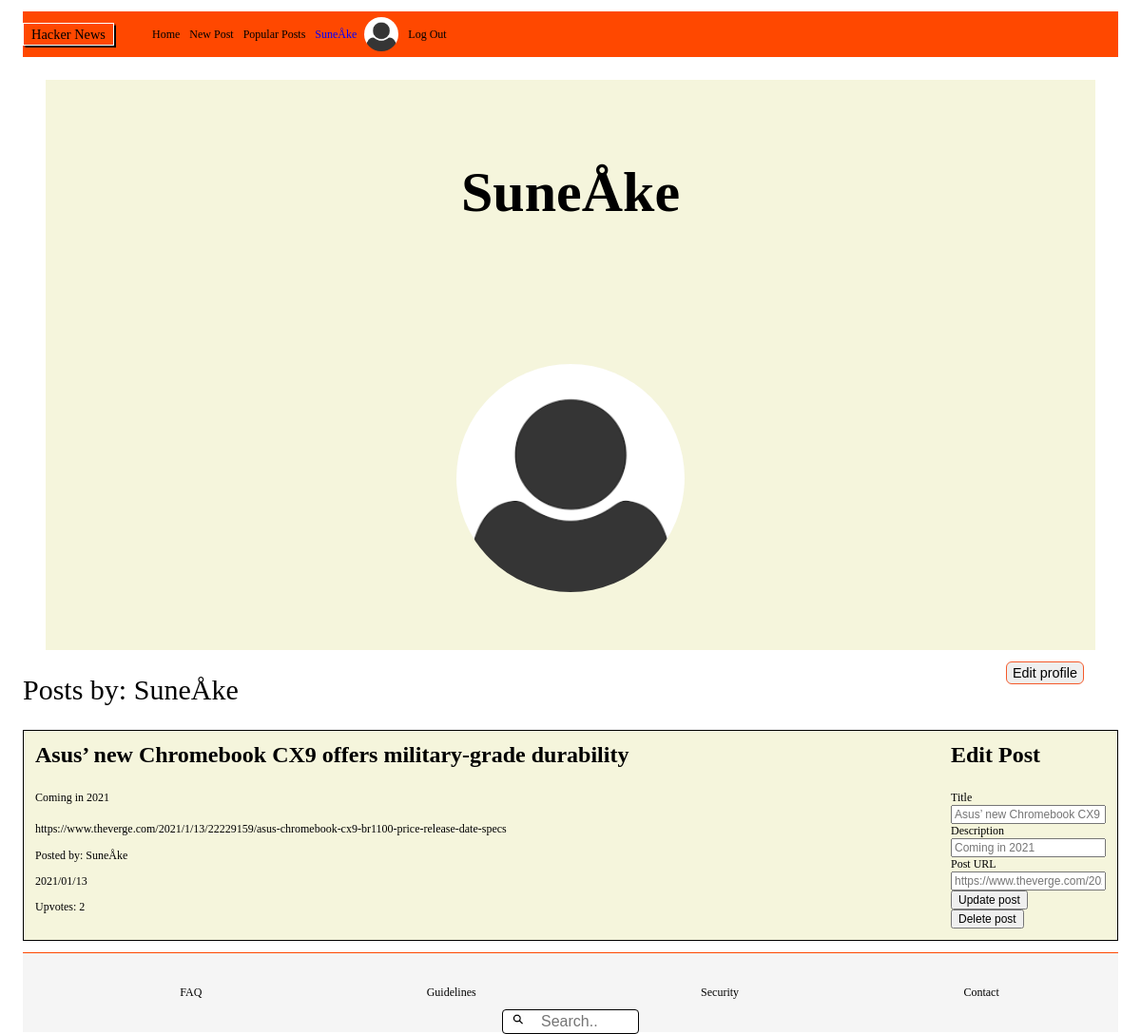
Screenshot of /profile.php?username=SuneÅke (signed in) with the database file from the repository.
### tables this page shows
CREATE TABLE Users (
	"id" integer PRIMARY KEY AUTOINCREMENT,
	username varchar,
	first_name string,
	last_name string,
	email varchar,
	password varchar,
	avatar varchar,
	biography string
);

CREATE TABLE Posts (
	id integer PRIMARY KEY AUTOINCREMENT,
	title string,
	description string,
	post_url varchar,
	post_date datetime,
	user_id varchar,
	user_username varchar
);

### web/functions/userFunction.php (called while the page is built, shortened)
<?php
function fetchUser($pdo, $username)
{
    $database = ("SELECT id, username, email, password, avatar, biography FROM Users WHERE username = :username");
    $statement = $pdo->prepare($database);
    $statement->BindParam(':username', $username, PDO::PARAM_STR);
    $statement->execute();
    $userProfile = $statement->fetch(PDO::FETCH_ASSOC);
    return $userProfile;
}

### web/functions/postsFunction.php (called while the page is built, shortened)
<?php
function getUserPosts($pdo, $profileId)
{
    $database = ("SELECT Posts.id, title, description, post_url, post_date, user_id FROM Posts
INNER JOIN Users
ON Posts.user_id = Users.id
WHERE Users.id = :id
ORDER BY Posts.id DESC");
    $statement = $pdo->prepare($database);
    $statement->BindParam(':id', $profileId, PDO::PARAM_INT);
    $statement->execute();
    $userPosts = $statement->fetchAll(PDO::FETCH_ASSOC);
    return $userPosts;
}

### web/functions/upvoteFunctions.php (called while the page is built, shortened)
<?php
function countUpvotes($pdo, $postId)
{
    $database = ('SELECT COUNT(*) FROM Likes WHERE post_id = :postId');
    $statement = $pdo->prepare($database);
    $statement->bindParam(':postId', $postId, PDO::PARAM_INT);
    $statement->execute();
    $upvotes = $statement->fetch(PDO::FETCH_ASSOC);
    return $upvotes['COUNT(*)'];
}

### profile.php (the view, shortened to what this page needs)
<?php require __DIR__ . '/homepage/header.php'; ?>
<?php require __DIR__ . '/homepage/navbar.php'; ?>
<?php if (isset($_GET['username'])) {
    $username = filter_var($_GET['username'], FILTER_SANITIZE_STRING);
    $userProfile = fetchUser($pdo, $username);
    $profileId = $userProfile['id'];
    $userPosts = getUserPosts($pdo, $profileId);
} ?>
<article class="profile_container">
    <div class="profile_page">
        <div class="profile_image">
            <h1 class="profile_username"><?php echo $userProfile['username']; ?> </h1>
            <img class="p_image" src="<?php echo ($userProfile['avatar'] !== null) ? "/uploads/avatars/" . $userProfile['avatar'] : '/assets/profile_image_placeholder.png'; ?>" alt="Avatar image">
        </div>
    </div>
    <?php if ($profileId === $_SESSION['user']['id']) : ?>
        <a href="settings.php?username=<?php echo $_SESSION['user']['username']; ?> "><button class="edit_profile">Edit profile</button> </a>
    <?php endif; ?>
</article>
<section>
    <h2 class="user_post_title"> Posts by: <?php echo $userProfile['username']; ?> </h2>
    <?php if (is_array($userPosts)) {
        foreach ($userPosts as $userPost) :  ?>
            <?php $countUpvotes = countUpvotes($pdo, $userPost['id']); ?>
            <div class="posts_container">
                <div class="user_posts">
                    <h3 class="post_title"> <?php echo $userPost['title']; ?> </h3>
                    <p> <?php echo $userPost['description']; ?> </p>
                    <a href="<?php echo $userPost['post_url'] ?> "> <?php echo $userPost['post_url']; ?> </a>
                    <p> Posted by: <?php echo $_SESSION['user']['username']; ?> </p>
                    <p> <?php echo $userPost['post_date']; ?> </p>
                    <p> Upvotes: <?php echo $countUpvotes ?></p>
                </div>
                <div>
                    <?php if ($profileId === $_SESSION['user']['id']) : ?>
                        <h3 class="post_title">Edit Post</h3>
                        <form action="/web/post/update.php" method="post">
                            <div class="input_label">
                                <label for="title">Title</label>
                                <input type="text" name="title" id="title" placeholder="<?php echo $userPost['title']; ?>" required>
                            </div>
                            <div class="input_label">
                                <label for="description">Description</label>
                                <input type="text" name="description" id="description" placeholder="<?php echo $userPost['description']; ?>" required>
                            </div>
                            <div class="input_label">
                                <label for="url">Post URL</label>
                                <input type="url" name="url" id="url" placeholder="<?php echo $userPost['post_url']; ?>" required>
                            </div>
                            <button type="submit">Update post</button>
                        </form>
                        <form action="/web/post/delete.php" method="post">
                            <button type="submit">Delete post</button>
                        </form>
                    <?php endif; ?>
                </div>
            </div>
    <?php endforeach;
    } ?>
</section>
<?php require __DIR__ . '/homepage/footer.php'; ?>

### css assests/index.css (style rules this page uses)
* { box-sizing: border-box; font-size: 12px; }
body { height: 100vh; margin: 0; padding-top: 1rem; padding-left: 2rem; padding-right: 2rem; }

### css assests/navBar.css (style rules this page uses)
a { text-decoration: none; color: black; }

### css assests/profile.css (style rules this page uses)
.profile_container { background: beige; margin: 2rem; }
.profile_page { display: flex; justify-content: center; }
.profile_username { font-size: 5rem; margin-top: 2rem; display: flex; justify-content: center; }
.profile_image { background-color: beige; width: 100vh; height: 60vh; display: flex; flex-direction: column; align-items: center; margin: 5rem; }
.p_image { width: 20rem; height: 20rem; border-radius: 20rem; margin-top: 5rem; }
.edit_profile { font-size: 1.2rem; float: right; height: 2rem; border: solid 1px rgb(245, 90, 43); border-radius: 0.5rem; margin: 1rem; }
.user_posts { font-size: 1.6rem; width: 100%; }
.user_post_title { font-size: 2.5rem; font-weight: 100; }
.post_title { font-size: 2rem; margin: 0; margin-bottom: 1em; }
.posts_container { display: flex; border: solid 1px black; margin-top: 0.2rem; padding: 1rem; margin-bottom: 1rem; background-color: beige; }
.input_label { display: flex; flex-direction: column; }

### rows the page displays
users: username "SuneÅke"
posts: title "Asus’ new Chromebook CX9 offers military-grade durability", description "Coming in 2021", post_url "https://www.theverge.com/2021/1/13/22229159/asus-chromebook-cx9-br1100-price-release-date-specs", post_date "2021/01/13", countUpvotes "2", url "https://www.theverge.com/2021/1/13/22229159/asus-chromebook-cx9-br1100-price-release-date-specs"

### other values shown
$user['username'] "SuneÅke"
